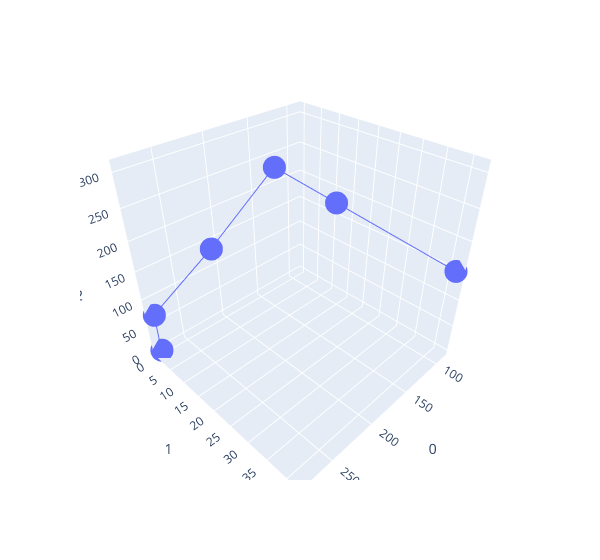

Source (notebook cell):
### Code cell
points_four_from_angles = {'base': array([280.,   0.,   0.]), 'shoulder': array([280. ,   0. ,  71.5]), 'elbow': array([237.28564901,   9.28572848, 188.60789669]), 'wrist_tilt': array([197.98906807,  17.82846346, 306.96245049]), 'wrist_rotate': array([163.60121266,  25.3040842 , 258.36625213]), 'grip': array([ 87.94793076,  41.75044984, 151.45461574])}
df_four_from_angles = pd.DataFrame(points_four_from_angles).T
# df_four_from_angles
px.line_3d(df_four_from_angles, x=0, y=1, z=2, hover_name=df_four_from_angles.index, markers=True, width=600)

### Figure 1 — Plotly figure (JSON) as saved in the notebook; plotly's stock layout.template omitted (floating-point values rounded to 4 significant figures)
{"data": [{"hovertemplate": "<b>%{hovertext}</b><br><br>0=%{x}<br>1=%{y}<br>2=%{z}<extra></extra>", "hovertext": ["base", "shoulder", "elbow", "wrist_tilt", "wrist_rotate", "grip"], "legendgroup": "", "line": {"color": "#636efa", "dash": "solid"}, "marker": {"symbol": "circle"}, "mode": "markers+lines", "name": "", "scene": "scene", "showlegend": false, "type": "scatter3d", "x": [280, 280, 237.3, 198.0, 163.6, 87.95], "y": [0, 0, 9.286, 17.83, 25.3, 41.75], "z": [0, 71.5, 188.6, 307.0, 258.4, 151.5]}], "layout": {"legend": {"tracegroupgap": 0}, "margin": {"t": 60}, "scene": {"domain": {"x": [0, 1], "y": [0, 1]}, "xaxis": {"title": {"text": "0"}}, "yaxis": {"title": {"text": "1"}}, "zaxis": {"title": {"text": "2"}}}, "width": 600}}
